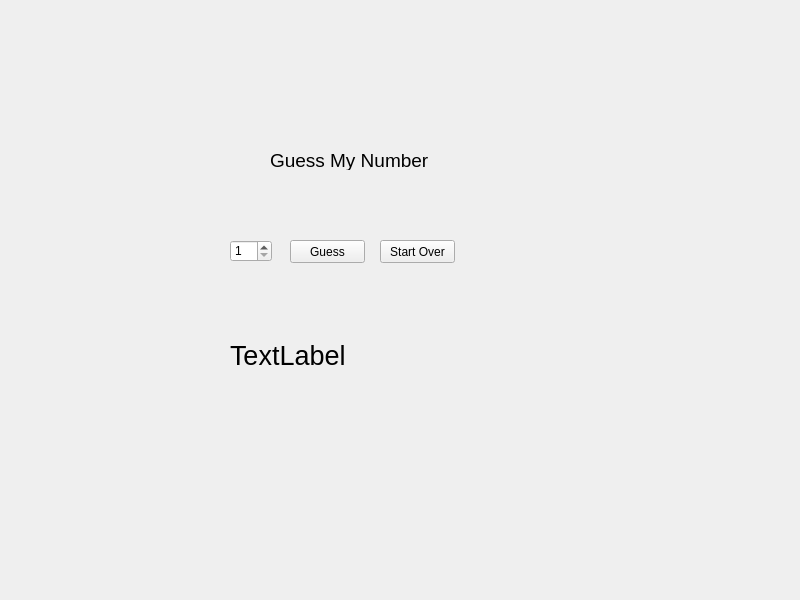
<?xml version="1.0" encoding="UTF-8"?>
<ui version="4.0">
 <class>Widget</class>
 <widget class="QWidget" name="Widget">
  <property name="geometry">
   <rect>
    <x>0</x>
    <y>0</y>
    <width>800</width>
    <height>600</height>
   </rect>
  </property>
  <property name="windowTitle">
   <string>Widget</string>
  </property>
  <widget class="QLabel" name="label">
   <property name="geometry">
    <rect>
     <x>270</x>
     <y>150</y>
     <width>211</width>
     <height>20</height>
    </rect>
   </property>
   <property name="font">
    <font>
     <pointsize>14</pointsize>
    </font>
   </property>
   <property name="text">
    <string>Guess My Number</string>
   </property>
  </widget>
  <widget class="QSpinBox" name="spinBox">
   <property name="geometry">
    <rect>
     <x>230</x>
     <y>240</y>
     <width>42</width>
     <height>22</height>
    </rect>
   </property>
   <property name="minimum">
    <number>1</number>
   </property>
   <property name="maximum">
    <number>10</number>
   </property>
  </widget>
  <widget class="QPushButton" name="guessButton">
   <property name="geometry">
    <rect>
     <x>290</x>
     <y>240</y>
     <width>75</width>
     <height>23</height>
    </rect>
   </property>
   <property name="text">
    <string>Guess</string>
   </property>
  </widget>
  <widget class="QPushButton" name="startOverButton">
   <property name="geometry">
    <rect>
     <x>380</x>
     <y>240</y>
     <width>75</width>
     <height>23</height>
    </rect>
   </property>
   <property name="text">
    <string>Start Over</string>
   </property>
  </widget>
  <widget class="QLabel" name="messageLabel">
   <property name="geometry">
    <rect>
     <x>230</x>
     <y>330</y>
     <width>551</width>
     <height>51</height>
    </rect>
   </property>
   <property name="font">
    <font>
     <pointsize>20</pointsize>
    </font>
   </property>
   <property name="text">
    <string>TextLabel</string>
   </property>
  </widget>
 </widget>
 <resources/>
 <connections/>
</ui>
